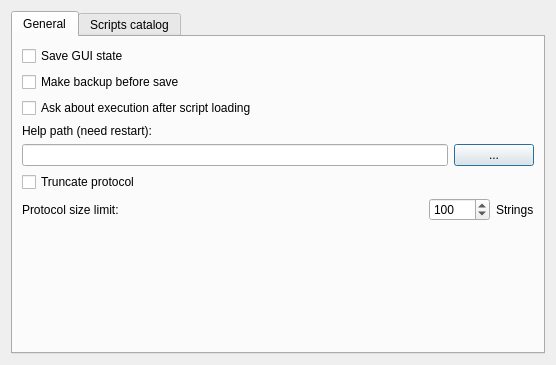
<?xml version="1.0" encoding="UTF-8"?>
<ui version="4.0">
 <class>OptionsDialog</class>
 <widget class="QDialog" name="OptionsDialog">
  <property name="geometry">
   <rect>
    <x>0</x>
    <y>0</y>
    <width>556</width>
    <height>365</height>
   </rect>
  </property>
  <property name="windowTitle">
   <string>Опции</string>
  </property>
  <layout class="QVBoxLayout" name="verticalLayout">
   <item>
    <widget class="QTabWidget" name="tabWidget">
     <property name="currentIndex">
      <number>0</number>
     </property>
     <widget class="QWidget" name="tab_1">
      <attribute name="title">
       <string>General</string>
      </attribute>
      <layout class="QVBoxLayout" name="verticalLayout_5">
       <item>
        <widget class="QCheckBox" name="cbSaveGuiState">
         <property name="text">
          <string>Save GUI state</string>
         </property>
        </widget>
       </item>
       <item>
        <widget class="QCheckBox" name="cbUseBackup">
         <property name="text">
          <string>Make backup before save</string>
         </property>
        </widget>
       </item>
       <item>
        <widget class="QCheckBox" name="cbExecuteNow">
         <property name="text">
          <string>Ask about execution after script loading</string>
         </property>
        </widget>
       </item>
       <item>
        <layout class="QVBoxLayout" name="verticalLayout_2">
         <item>
          <widget class="QLabel" name="label">
           <property name="text">
            <string>Help path (need restart):</string>
           </property>
          </widget>
         </item>
         <item>
          <layout class="QHBoxLayout" name="horizontalLayout_2">
           <item>
            <widget class="QLineEdit" name="lePath">
             <property name="readOnly">
              <bool>true</bool>
             </property>
            </widget>
           </item>
           <item>
            <widget class="QPushButton" name="bpBrowse">
             <property name="text">
              <string>...</string>
             </property>
            </widget>
           </item>
          </layout>
         </item>
        </layout>
       </item>
       <item>
        <widget class="QCheckBox" name="cbTrunkLog">
         <property name="text">
          <string>Truncate protocol</string>
         </property>
        </widget>
       </item>
       <item>
        <layout class="QHBoxLayout" name="horizontalLayout_4">
         <item>
          <widget class="QLabel" name="label_3">
           <property name="text">
            <string>Protocol size limit:</string>
           </property>
          </widget>
         </item>
         <item>
          <spacer name="horizontalSpacer_3">
           <property name="orientation">
            <enum>Qt::Horizontal</enum>
           </property>
           <property name="sizeHint" stdset="0">
            <size>
             <width>40</width>
             <height>20</height>
            </size>
           </property>
          </spacer>
         </item>
         <item>
          <widget class="QSpinBox" name="sbTrunkLen">
           <property name="minimum">
            <number>10</number>
           </property>
           <property name="maximum">
            <number>10000</number>
           </property>
           <property name="value">
            <number>100</number>
           </property>
          </widget>
         </item>
         <item>
          <widget class="QLabel" name="label_4">
           <property name="text">
            <string>Strings</string>
           </property>
          </widget>
         </item>
        </layout>
       </item>
       <item>
        <spacer name="verticalSpacer">
         <property name="orientation">
          <enum>Qt::Vertical</enum>
         </property>
         <property name="sizeHint" stdset="0">
          <size>
           <width>20</width>
           <height>112</height>
          </size>
         </property>
        </spacer>
       </item>
      </layout>
     </widget>
     <widget class="QWidget" name="tab_2">
      <attribute name="title">
       <string>Scripts catalog</string>
      </attribute>
      <layout class="QVBoxLayout" name="verticalLayout_3">
       <item>
        <widget class="QListWidget" name="lwScriptPaths"/>
       </item>
       <item>
        <layout class="QHBoxLayout" name="horizontalLayout">
         <item>
          <widget class="QPushButton" name="addButton">
           <property name="text">
            <string>Add...</string>
           </property>
          </widget>
         </item>
         <item>
          <spacer name="horizontalSpacer">
           <property name="orientation">
            <enum>Qt::Horizontal</enum>
           </property>
           <property name="sizeHint" stdset="0">
            <size>
             <width>40</width>
             <height>20</height>
            </size>
           </property>
          </spacer>
         </item>
         <item>
          <widget class="QPushButton" name="deleteButton">
           <property name="text">
            <string>Remove</string>
           </property>
          </widget>
         </item>
        </layout>
       </item>
      </layout>
     </widget>
    </widget>
   </item>
  </layout>
 </widget>
 <resources/>
 <connections/>
</ui>
